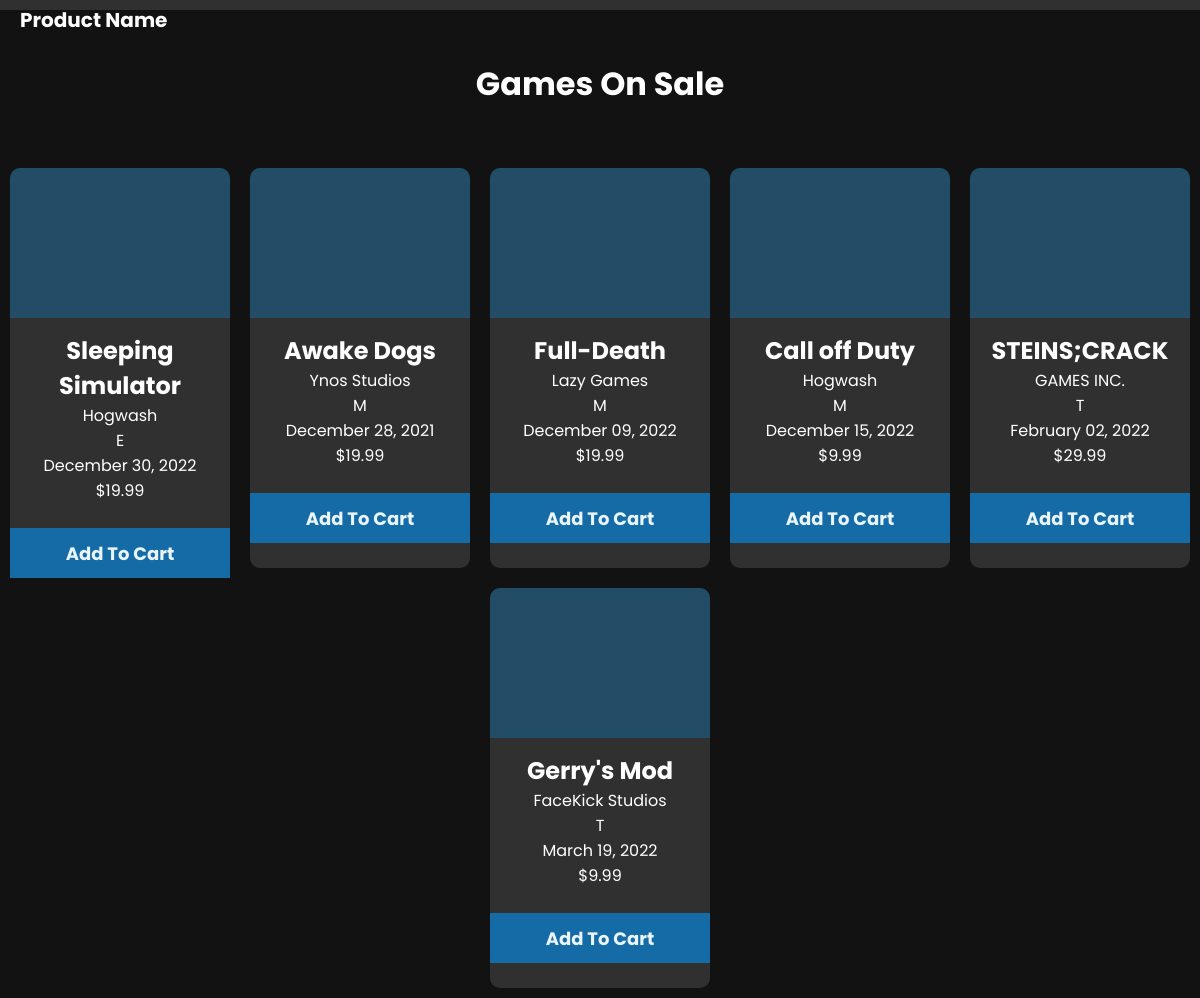
The page /store.php on the database its author committed.
### tables this page shows
CREATE TABLE `game` (
  `GameID` int NOT NULL AUTO_INCREMENT,
  `Title` varchar(64) NOT NULL,
  `AgeRating` char(1) NOT NULL,
  `ReleaseDate` date NOT NULL,
  `Price` decimal(5,2) NOT NULL,
  `Dname` varchar(64) NOT NULL,
  `Greenlit` tinyint(1) DEFAULT '0',
  PRIMARY KEY (`GameID`),
  UNIQUE KEY `Title` (`Title`),
  KEY `GAMEDEV_FK` (`Dname`),
  CONSTRAINT `GAMEDEV_FK` FOREIGN KEY (`Dname`) REFERENCES `developer` (`Dname`),
  CONSTRAINT `RATING_CHECK` CHECK (((`AgeRating` like _utf8mb4'E') or (`AgeRating` like _utf8mb4'T') or (`AgeRating` like _utf8mb4'M')))
);

### classes/DBHandler.php (called while the page is built)
<?php
class DBHandler
{
    public function connect()
    {
        try {
            $username = "root";
            $password = "root";
            $dbh = new PDO('mysql:host=localhost;dbname=gameplatform', $username, $password);
            return $dbh;
        } catch (PDOException $e) {
            print "Error!: " . $e->getMessage() . "<br/>";
            die();
        }
    }
}

### store.php (the view, shortened to what this page needs)
<?php
include "classes/DBHandler.php";
$con = new DBHandler();
$stmt = $con->connect()->prepare("SELECT * FROM GAME WHERE Greenlit = 1;");
$stmt->execute(array());
$all_games = $stmt->fetchAll();
function displayDate($date)
{
    $year = substr($date, 0, 4);
    $month_num = substr($date, 5, 2);
    $day = substr($date, 8, 2);
    $month = "January";
    if ($month_num == "02") {
        $month = "February";
    } else if ($month_num == "03") {
        $month = "March";
    } else if ($month_num == "04") {
        $month = "April";
    } else if ($month_num == "03") {
        $month = "May";
    } else if ($month_num == "03") {
        $month = "June";
    } else if ($month_num == "03") {
        $month = "July";
    } else if ($month_num == "03") {
        $month = "August";
    } else if ($month_num == "03") {
        $month = "September";
    } else if ($month_num == "03") {
        $month = "November";
    } else {
        $month = "December";
    }
    return $month . " " . $day . ", " . $year;
}
?>
<!DOCTYPE html>
<html lang="en">
<head>
    <link rel="stylesheet" href="styles/main.css">
    <link rel="stylesheet" href="styles/nav.css">
    <link rel="stylesheet" href="styles/list_preview.css">
</head>
<body>
    <div class="navbar">
        <nav>
        </nav>
        <h1>Product Name</h1>
    </div>
    <h1 id="heading">Games On Sale</h1>
    <section class="container">
        <?php
        for ($i = 0; $i < count($all_games); $i++) {
            $title = $all_games[$i]["Title"];
            $age_rating = $all_games[$i]["AgeRating"];
            $release_date = $all_games[$i]["ReleaseDate"];
            $price = $all_games[$i]["Price"];
            $dev_name = $all_games[$i]["Dname"];
        ?>
            <div class="st_game">
                <div class="game_image"></div>
                <?php
                echo "<h2>";
                echo $title;
                echo "</h2>";
                echo "<p>";
                echo $dev_name;
                echo "</p>";
                echo "<p>";
                echo $age_rating;
                echo "</p>";
                echo "<p>";
                echo displayDate($release_date);
                echo "</p>";
                echo "<p>";
                echo  "$" . $price;
                echo "</p>";
                ?>
                <br />
                <form action="includes/store.inc.php" method="post">
                    <input type="submit" name="add-to-cart<?php echo $_SESSION["gameID"]; ?>" value="Add To Cart">
                </form>
            </div>
        <?php
        }
        ?>
    </section>
</body>
</html>

### styles/main.css (style rules this page uses)
* { margin: 0; padding: 0; box-sizing: border-box; font-family: "Poppins", sans-serif; }
body { margin: 0; padding: 0; background: rgba(0, 0, 0, 0.93); height: 100vh; }
input[type="submit"] { width: 100%; height: 50px; background: #156ba5; font-size: 18px; color: #e9f4fb; font-weight: 700; cursor: pointer; border: none; margin-bottom: 30px; }

### styles/nav.css (style rules this page uses)
.navbar { background-color: #303030; }
.navbar h1 { font-size: 20px; color: white; position:absolute; top:5px; padding-left: 20px; }
nav { flex: 1; flex-wrap: wrap; text-align: right; padding-bottom: 10px; padding-top: -10px; }

### styles/list_preview.css (style rules this page uses)
.container { display: flex; justify-content: center; flex-wrap: wrap; }
#heading { color: white; margin: 50px ; text-align: center; }
.st_game { background: #303030; width: 220px; height: 400px; margin: 10px; border-radius: 10px; transition: 0.5s; }
.game_image { background: #156ba577; height: 150px; margin-bottom: 15px; border-top-left-radius: 10px; border-top-right-radius: 10px; }
.st_game h2, .st_game p { color: white; text-align: center; }

### rows shown on the page
game: Title "Sleeping Simulator", Dname "Hogwash", AgeRating "E", ReleaseDate "December 30, 2022", Price "19.99"
game: Title "Awake Dogs", Dname "Ynos Studios", AgeRating "M", ReleaseDate "December 28, 2021", Price "19.99"
game: Title "Full-Death", Dname "Lazy Games", AgeRating "M", ReleaseDate "December 09, 2022", Price "19.99"
game: Title "Call off Duty", Dname "Hogwash", AgeRating "M", ReleaseDate "December 15, 2022", Price "9.99"
game: Title "STEINS;CRACK", Dname "GAMES INC.", AgeRating "T", ReleaseDate "February 02, 2022", Price "29.99"
game: Title "Gerry's Mod", Dname "FaceKick Studios", AgeRating "T", ReleaseDate "March 19, 2022", Price "9.99"
